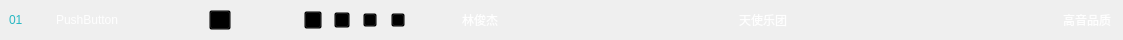
<?xml version="1.0" encoding="UTF-8"?>
<ui version="4.0">
 <class>SongItemForm</class>
 <widget class="QWidget" name="SongItemForm">
  <property name="geometry">
   <rect>
    <x>0</x>
    <y>0</y>
    <width>1123</width>
    <height>40</height>
   </rect>
  </property>
  <property name="minimumSize">
   <size>
    <width>0</width>
    <height>30</height>
   </size>
  </property>
  <property name="maximumSize">
   <size>
    <width>16777215</width>
    <height>40</height>
   </size>
  </property>
  <property name="windowTitle">
   <string>Form</string>
  </property>
  <layout class="QHBoxLayout" name="horizontalLayout_9">
   <property name="spacing">
    <number>0</number>
   </property>
   <property name="leftMargin">
    <number>0</number>
   </property>
   <property name="topMargin">
    <number>0</number>
   </property>
   <property name="rightMargin">
    <number>0</number>
   </property>
   <property name="bottomMargin">
    <number>0</number>
   </property>
   <item>
    <widget class="QFrame" name="frame_songname">
     <property name="minimumSize">
      <size>
       <width>450</width>
       <height>0</height>
      </size>
     </property>
     <property name="styleSheet">
      <string notr="true">background-color: transparent;</string>
     </property>
     <property name="frameShape">
      <enum>QFrame::StyledPanel</enum>
     </property>
     <property name="frameShadow">
      <enum>QFrame::Raised</enum>
     </property>
     <layout class="QHBoxLayout" name="horizontalLayout_2">
      <property name="spacing">
       <number>0</number>
      </property>
      <property name="leftMargin">
       <number>0</number>
      </property>
      <property name="topMargin">
       <number>0</number>
      </property>
      <property name="rightMargin">
       <number>0</number>
      </property>
      <property name="bottomMargin">
       <number>0</number>
      </property>
      <item>
       <layout class="QHBoxLayout" name="horizontalLayout">
        <property name="spacing">
         <number>8</number>
        </property>
        <item>
         <widget class="QLabel" name="label_order">
          <property name="minimumSize">
           <size>
            <width>36</width>
            <height>28</height>
           </size>
          </property>
          <property name="maximumSize">
           <size>
            <width>16777215</width>
            <height>16777215</height>
           </size>
          </property>
          <property name="styleSheet">
           <string notr="true">QLabel
{
background-color: transparent;
padding-left:5px;
color:#28b7c2;
}
QLabel:hover
{
color:#fefefe;
}
</string>
          </property>
          <property name="text">
           <string>01</string>
          </property>
         </widget>
        </item>
        <item>
         <widget class="QFrame" name="frame_sonmv">
          <property name="minimumSize">
           <size>
            <width>200</width>
            <height>0</height>
           </size>
          </property>
          <property name="maximumSize">
           <size>
            <width>300</width>
            <height>16777215</height>
           </size>
          </property>
          <property name="frameShape">
           <enum>QFrame::StyledPanel</enum>
          </property>
          <property name="frameShadow">
           <enum>QFrame::Raised</enum>
          </property>
          <layout class="QHBoxLayout" name="horizontalLayout_13">
           <property name="spacing">
            <number>0</number>
           </property>
           <property name="leftMargin">
            <number>0</number>
           </property>
           <property name="topMargin">
            <number>0</number>
           </property>
           <property name="rightMargin">
            <number>0</number>
           </property>
           <property name="bottomMargin">
            <number>0</number>
           </property>
           <item>
            <layout class="QHBoxLayout" name="horizontalLayout_12">
             <property name="spacing">
              <number>0</number>
             </property>
             <item>
              <widget class="QPushButton" name="pushButton_son_name">
               <property name="minimumSize">
                <size>
                 <width>150</width>
                 <height>28</height>
                </size>
               </property>
               <property name="maximumSize">
                <size>
                 <width>150</width>
                 <height>16777215</height>
                </size>
               </property>
               <property name="styleSheet">
                <string notr="true">QPushButton
{
background-color: transparent;
text-align : left;
color:#fefefe;
}
QPushButton:hover
{
color:#28b7c2;
}
</string>
               </property>
               <property name="text">
                <string>PushButton</string>
               </property>
               <property name="flat">
                <bool>true</bool>
               </property>
              </widget>
             </item>
             <item>
              <widget class="QPushButton" name="pushButton_son_mv">
               <property name="minimumSize">
                <size>
                 <width>30</width>
                 <height>28</height>
                </size>
               </property>
               <property name="maximumSize">
                <size>
                 <width>30</width>
                 <height>28</height>
                </size>
               </property>
               <property name="styleSheet">
                <string notr="true">QPushButton
{
margin:4px;
border-image: url(:/images/icon/video.png);
}

QPushButton:hover
{
border-image: url(:/images/icon/video.png);
}
</string>
               </property>
               <property name="text">
                <string/>
               </property>
              </widget>
             </item>
            </layout>
           </item>
          </layout>
         </widget>
        </item>
        <item>
         <spacer name="horizontalSpacer">
          <property name="orientation">
           <enum>Qt::Horizontal</enum>
          </property>
          <property name="sizeHint" stdset="0">
           <size>
            <width>40</width>
            <height>20</height>
           </size>
          </property>
         </spacer>
        </item>
        <item>
         <widget class="QFrame" name="frame_make">
          <property name="minimumSize">
           <size>
            <width>100</width>
            <height>0</height>
           </size>
          </property>
          <property name="frameShape">
           <enum>QFrame::StyledPanel</enum>
          </property>
          <property name="frameShadow">
           <enum>QFrame::Raised</enum>
          </property>
          <layout class="QHBoxLayout" name="horizontalLayout_11">
           <property name="spacing">
            <number>0</number>
           </property>
           <property name="leftMargin">
            <number>0</number>
           </property>
           <property name="topMargin">
            <number>0</number>
           </property>
           <property name="rightMargin">
            <number>0</number>
           </property>
           <property name="bottomMargin">
            <number>0</number>
           </property>
           <item>
            <layout class="QHBoxLayout" name="horizontalLayout_10">
             <property name="spacing">
              <number>8</number>
             </property>
             <item>
              <widget class="QPushButton" name="pushButton_son_collect">
               <property name="minimumSize">
                <size>
                 <width>22</width>
                 <height>22</height>
                </size>
               </property>
               <property name="maximumSize">
                <size>
                 <width>22</width>
                 <height>22</height>
                </size>
               </property>
               <property name="styleSheet">
                <string notr="true">QPushButton
{
margin:2px;
border-image: url(:/images/icon/play_collect_unchecked.png);
}

QPushButton:hover
{
border-image: url(:/images/icon/play_collect_unchecked.png);
}

QPushButton:checked
{
border-image: url(:/images/icon/play_collect_checked.png);
}

QPushButton:unchecked
{
border-image: url(:/images/icon/play_collect_unchecked.png);
}</string>
               </property>
               <property name="text">
                <string/>
               </property>
              </widget>
             </item>
             <item>
              <widget class="QPushButton" name="pushButton_son_download">
               <property name="minimumSize">
                <size>
                 <width>20</width>
                 <height>20</height>
                </size>
               </property>
               <property name="maximumSize">
                <size>
                 <width>20</width>
                 <height>20</height>
                </size>
               </property>
               <property name="styleSheet">
                <string notr="true">QPushButton
{
margin:2px;
border-image: url(:/images/icon/media_download.png);
}

QPushButton:hover
{
border-image: url(:/images/icon/media_download.png);
}</string>
               </property>
               <property name="text">
                <string/>
               </property>
              </widget>
             </item>
             <item>
              <widget class="QPushButton" name="pushButton_son_delete">
               <property name="minimumSize">
                <size>
                 <width>20</width>
                 <height>20</height>
                </size>
               </property>
               <property name="maximumSize">
                <size>
                 <width>20</width>
                 <height>20</height>
                </size>
               </property>
               <property name="styleSheet">
                <string notr="true">QPushButton
{
margin:3px;
border-image: url(:/images/icon/his_delete.png);
}

QPushButton:hover
{
border-image: url(:/images/icon/his_delete.png);
}</string>
               </property>
               <property name="text">
                <string/>
               </property>
              </widget>
             </item>
             <item>
              <widget class="QPushButton" name="pushButton_son_more">
               <property name="minimumSize">
                <size>
                 <width>20</width>
                 <height>20</height>
                </size>
               </property>
               <property name="maximumSize">
                <size>
                 <width>20</width>
                 <height>20</height>
                </size>
               </property>
               <property name="styleSheet">
                <string notr="true">QPushButton
{
margin:3px;
border-image: url(:/images/icon/comment_more.png);
}

QPushButton:hover
{
border-image: url(:/images/icon/comment_more.png);
}</string>
               </property>
               <property name="text">
                <string/>
               </property>
              </widget>
             </item>
            </layout>
           </item>
          </layout>
         </widget>
        </item>
        <item>
         <spacer name="horizontalSpacer_5">
          <property name="orientation">
           <enum>Qt::Horizontal</enum>
          </property>
          <property name="sizeType">
           <enum>QSizePolicy::Fixed</enum>
          </property>
          <property name="sizeHint" stdset="0">
           <size>
            <width>40</width>
            <height>20</height>
           </size>
          </property>
         </spacer>
        </item>
       </layout>
      </item>
     </layout>
    </widget>
   </item>
   <item>
    <widget class="QFrame" name="frame_songer">
     <property name="minimumSize">
      <size>
       <width>280</width>
       <height>0</height>
      </size>
     </property>
     <property name="styleSheet">
      <string notr="true">background-color: transparent;</string>
     </property>
     <property name="frameShape">
      <enum>QFrame::StyledPanel</enum>
     </property>
     <property name="frameShadow">
      <enum>QFrame::Raised</enum>
     </property>
     <layout class="QHBoxLayout" name="horizontalLayout_4">
      <property name="spacing">
       <number>0</number>
      </property>
      <property name="leftMargin">
       <number>0</number>
      </property>
      <property name="topMargin">
       <number>0</number>
      </property>
      <property name="rightMargin">
       <number>0</number>
      </property>
      <property name="bottomMargin">
       <number>0</number>
      </property>
      <item>
       <layout class="QHBoxLayout" name="horizontalLayout_3">
        <item>
         <widget class="QPushButton" name="pushButton_songer">
          <property name="minimumSize">
           <size>
            <width>150</width>
            <height>28</height>
           </size>
          </property>
          <property name="styleSheet">
           <string notr="true">QPushButton
{
background-color: transparent;
text-align : left;
margin-left:10px;
color:#fefefe;
}
QPushButton:hover
{
color:#28b7c2;
}
</string>
          </property>
          <property name="text">
           <string>林俊杰</string>
          </property>
          <property name="flat">
           <bool>true</bool>
          </property>
         </widget>
        </item>
        <item>
         <spacer name="horizontalSpacer_2">
          <property name="orientation">
           <enum>Qt::Horizontal</enum>
          </property>
          <property name="sizeHint" stdset="0">
           <size>
            <width>40</width>
            <height>20</height>
           </size>
          </property>
         </spacer>
        </item>
       </layout>
      </item>
     </layout>
    </widget>
   </item>
   <item>
    <widget class="QFrame" name="frame_zhuanji">
     <property name="minimumSize">
      <size>
       <width>270</width>
       <height>0</height>
      </size>
     </property>
     <property name="styleSheet">
      <string notr="true">background-color: transparent;</string>
     </property>
     <property name="frameShape">
      <enum>QFrame::StyledPanel</enum>
     </property>
     <property name="frameShadow">
      <enum>QFrame::Raised</enum>
     </property>
     <layout class="QHBoxLayout" name="horizontalLayout_5">
      <property name="spacing">
       <number>0</number>
      </property>
      <property name="leftMargin">
       <number>0</number>
      </property>
      <property name="topMargin">
       <number>0</number>
      </property>
      <property name="rightMargin">
       <number>0</number>
      </property>
      <property name="bottomMargin">
       <number>0</number>
      </property>
      <item>
       <layout class="QHBoxLayout" name="horizontalLayout_6">
        <item>
         <widget class="QPushButton" name="pushButton_zhuanji">
          <property name="minimumSize">
           <size>
            <width>150</width>
            <height>28</height>
           </size>
          </property>
          <property name="styleSheet">
           <string notr="true">QPushButton
{
background-color: transparent;
text-align : left;
color:#fefefe;
}
QPushButton:hover
{
color:#28b7c2;
}</string>
          </property>
          <property name="text">
           <string>天使乐团</string>
          </property>
          <property name="flat">
           <bool>true</bool>
          </property>
         </widget>
        </item>
        <item>
         <spacer name="horizontalSpacer_3">
          <property name="orientation">
           <enum>Qt::Horizontal</enum>
          </property>
          <property name="sizeHint" stdset="0">
           <size>
            <width>40</width>
            <height>20</height>
           </size>
          </property>
         </spacer>
        </item>
       </layout>
      </item>
     </layout>
    </widget>
   </item>
   <item>
    <widget class="QFrame" name="frame_yinzhi">
     <property name="minimumSize">
      <size>
       <width>100</width>
       <height>0</height>
      </size>
     </property>
     <property name="maximumSize">
      <size>
       <width>100</width>
       <height>16777215</height>
      </size>
     </property>
     <property name="styleSheet">
      <string notr="true">background-color: transparent;</string>
     </property>
     <property name="frameShape">
      <enum>QFrame::StyledPanel</enum>
     </property>
     <property name="frameShadow">
      <enum>QFrame::Raised</enum>
     </property>
     <layout class="QHBoxLayout" name="horizontalLayout_8">
      <property name="spacing">
       <number>0</number>
      </property>
      <property name="leftMargin">
       <number>0</number>
      </property>
      <property name="topMargin">
       <number>0</number>
      </property>
      <property name="rightMargin">
       <number>0</number>
      </property>
      <property name="bottomMargin">
       <number>0</number>
      </property>
      <item>
       <layout class="QHBoxLayout" name="horizontalLayout_7">
        <item>
         <spacer name="horizontalSpacer_4">
          <property name="orientation">
           <enum>Qt::Horizontal</enum>
          </property>
          <property name="sizeHint" stdset="0">
           <size>
            <width>40</width>
            <height>20</height>
           </size>
          </property>
         </spacer>
        </item>
        <item>
         <widget class="QPushButton" name="pushButton_yinzhi">
          <property name="minimumSize">
           <size>
            <width>70</width>
            <height>28</height>
           </size>
          </property>
          <property name="maximumSize">
           <size>
            <width>70</width>
            <height>16777215</height>
           </size>
          </property>
          <property name="styleSheet">
           <string notr="true">QPushButton
{
background-color: transparent;
color:#fefefe;
}
QPushButton:hover
{
color:#28b7c2;
}</string>
          </property>
          <property name="text">
           <string>高音品质</string>
          </property>
          <property name="flat">
           <bool>true</bool>
          </property>
         </widget>
        </item>
       </layout>
      </item>
     </layout>
    </widget>
   </item>
  </layout>
 </widget>
 <resources/>
 <connections/>
</ui>
